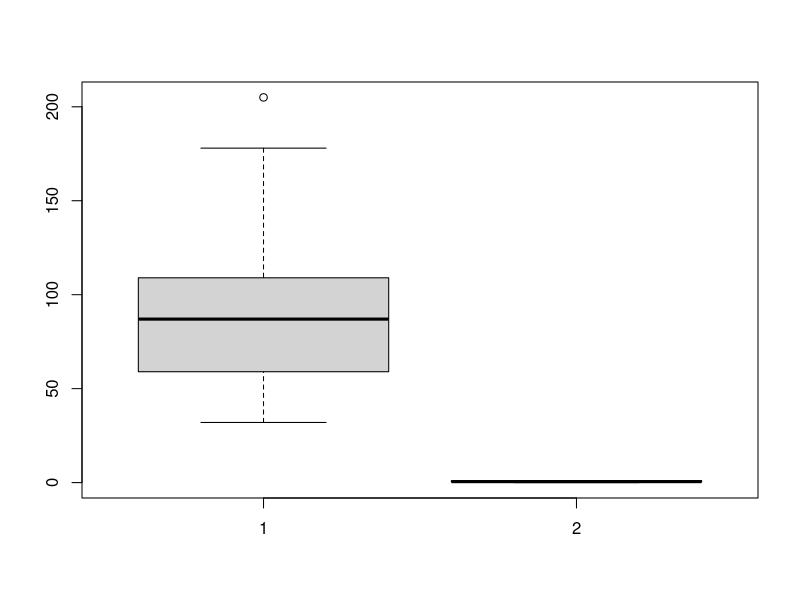
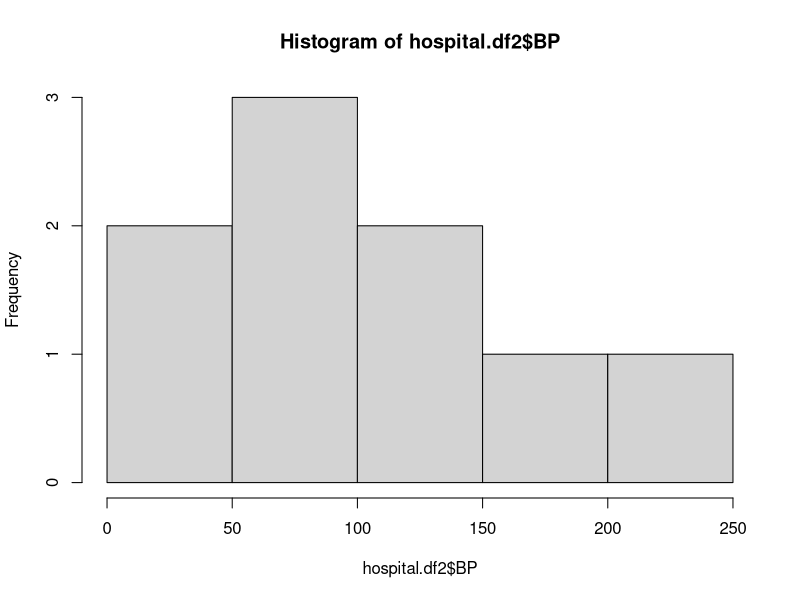
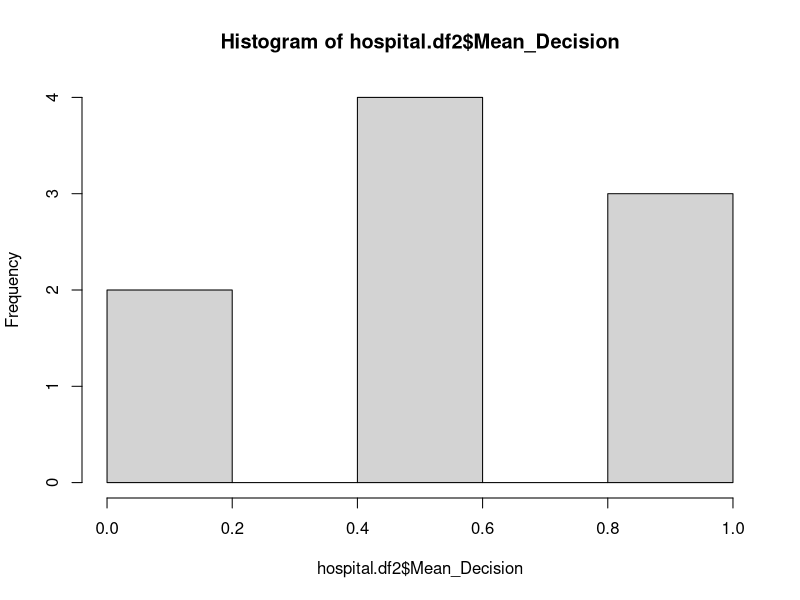

Generate these figures, in order, with R:
#Module 4 code 
Freq <- c(0.6,0.3,0.4,0.4,0.2,0.6,.3,0.4,0.9,0.2) 
BP <- c(103,87,32,43,59,109,78,205,135,178) 
First <- c(1,1,1,1,0,0,0,0,NA,1) #Data updated with 1 as bad and 0 as good 
Second <- c(0,0,1,1,0,0,1,1,1,1) #Data updated with 0 as low and 1 as high
Final <- c(0,1,0,1,0,1,0,1,1,1) #Data updated with 0 as low and 1 as high
hospital.df <- data.frame(Freq,BP,First,Second,Final)
hospital.df2 <- na.omit(hospital.df)
hospital.df2$Mean_Decision <- rowMeans(hospital.df2[,c('First', 'Second')], na.rm=TRUE)
boxplot(hospital.df2$BP, hospital.df2$Mean_Decision)
hist(hospital.df2$BP)
hist(hospital.df2$Mean_Decision)
